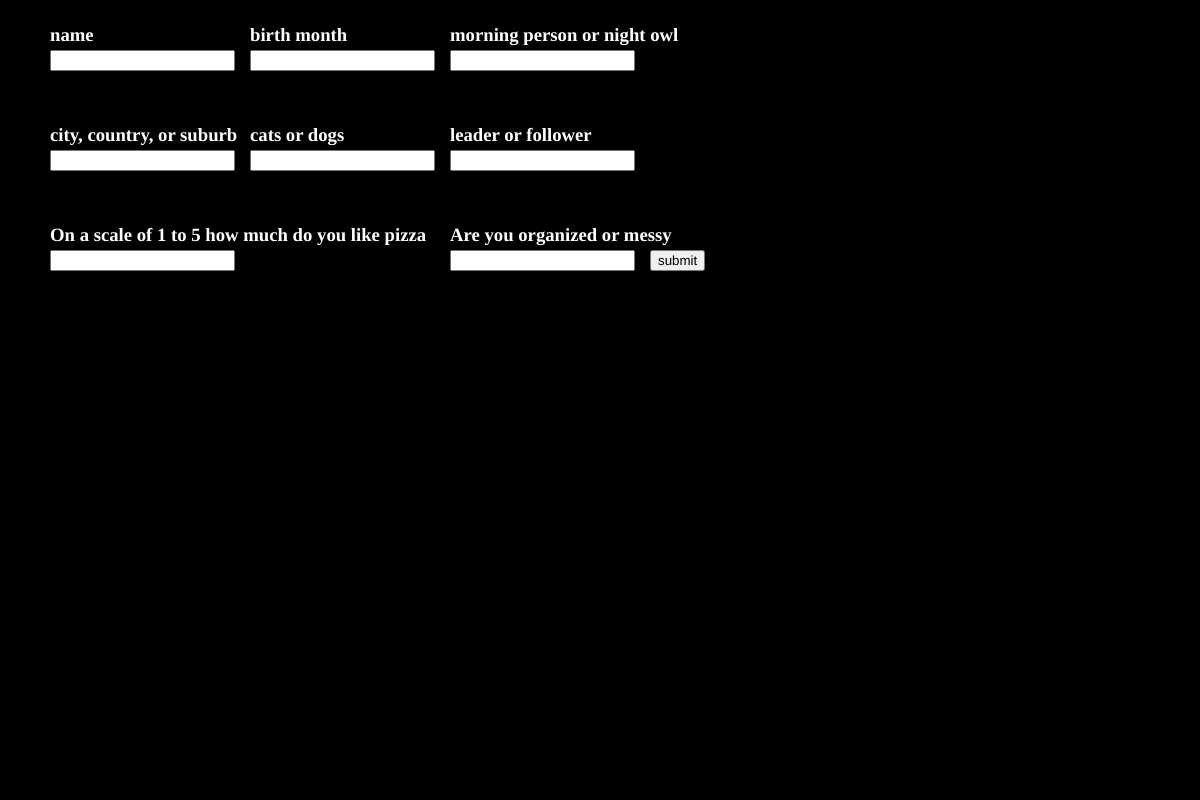
Frame 1 (no input)
Frame 60 (no input): identical to frame 1, image omitted
Frame 120 (the mouse pressed at the canvas centre since frame 60): identical to frame 1, image omitted

The p5.js sketch that drew this single still picture (run headless with seeded random() and noise() and a simulated clock; from frame 60 on, the mouse is pressed at the canvas centre):

// p5.js sketch
// ── sketch.js
let name, month, day, live, pet, lead, pizza, organized;

let nInput, mInput, dInput,lInput, pInput, leaderInput, pizzaInput, oInput;

let submit;

let winterP1 = '#2be7d9';
let winterP2 = '#2e34da';

let winterB1 = '#1ca7fc';
let winterB2 = '#166ffb';

let springY1 = '#fffb37';
let springY2 = '#ae15ff';

let springO1 = '#ffac06';
let springO2 = '#62f962';

let summerB1 = '#4ef9c6';
let summerB2 = '#ff4e4e';

let summerR1 = '#fbff52';
let summerR2 = '#0098ff';

let fallR1 = '#feb313';
let fallR2 = '#be25f4';

let fallP1 = '#ff3911';
let fallP2 = '#760cd8';

let seasonColor, dayColor, leadColor1, leadColor2;

let space;

nameleftTop=new Array();
nameleftBottom=new Array();
namerightTop=new Array();
namerightBottom=new Array();

let bg = [];

function setup() {
  createCanvas(1200, 800);
    
    background(0);
    
    name = createElement('h3', 'name');
    name.position(50, 5);
    name.style('color', 'white');
    
    nInput = createInput();
    nInput.position(50, 50);
    
    name = createElement('h3', 'birth month');
    name.position(250, 5);
    name.style('color', 'white');
   
    mInput = createInput();
    mInput.position(250, 50);
    
    name = createElement('h3', 'morning person or night owl');
    name.position(450, 5);
    name.style('color', 'white');
    
    dInput = createInput();
    dInput.position(450, 50);
    
    live = createElement('h3', 'city, country, or suburb');
    live.position(50, 105);
    live.style('color', 'white');
    
    lInput = createInput();
    lInput.position(50, 150);
    
    pet = createElement('h3', 'cats or dogs');
    pet.position(250, 105);
    pet.style('color', 'white');
    
    pInput = createInput();
    pInput.position(250, 150);
	
	lead=createElement('h3', 'leader or follower');
	lead.position(450, 105);
	lead.style('color', 'white');
	
	leaderInput=createInput();
	leaderInput.position(450,150);
	
	pizza=createElement('h3', 'On a scale of 1 to 5 how much do you like pizza');
	pizza.position(50, 205);
	pizza.style('color', 'white');
	
	pizzaInput=createInput();
	pizzaInput.position(50,250);
	
	pizza=createElement('h3', 'Are you organized or messy');
	pizza.position(450, 205);
	pizza.style('color', 'white');
	
	oInput=createInput();
	oInput.position(450,250);
    
    submit = createButton('submit');
    submit.position(650, 250);
    submit.mousePressed(show);
}

function draw() {
    
}

// shows results when 'submit' is pressed
function show() {
    console.log('submit');
    
    let season = mInput.value();
    
    let moodtime = dInput.value();
    
    if (season=="september" || season=="october" || season=="november") {
        //background(hexWithAlpha('#ff3911'));
        
        seasonColor = "#DC7700";
    }
    if (season=="december" || season=="january" || season=="february") {
        //background(hexWithAlpha('#745cfb'));
        
        seasonColor = "#FFFE00";
    }
    if (season=="march" || season=="april" || season=="may") {
        //background(hexWithAlpha('#ae15ff'));
        
        seasonColor = "#EF1DE0";
    }
    if (season=="june" || season=="july" || season=="august") {
        //background(hexWithAlpha('#ff4e4e'));
        
        seasonColor = "#72F2E6";
    }
    proximity();
    scales();
	leader();
	mood();
	nameshape();
	pizzacircle();
}
function pizzacircle(){
	var pizzanumber=pizzaInput.value();
	var organized=oInput.value();
	let pizzadistance=pizzanumber*10;
	var centerwidth=width/2;
	var centerheight=height/2;
	noFill();
	stroke(255, 255, 255);
	for(var i=0; i<=pizzanumber; i++)
		{
			if(organized=="organized")
				{
				circle(centerwidth, centerheight-(i*pizzadistance), 100); //top
				circle(centerwidth-(i*pizzadistance), centerheight, 100); //right
    			circle(centerwidth, centerheight+(i*pizzadistance), 100); //bottom
    			circle(centerwidth+(i*pizzadistance), centerheight, 100); //left
				circle(centerwidth+(i*pizzadistance), centerheight+(i*pizzadistance), 100); //left-bottom
				circle(centerwidth+(i*pizzadistance), centerheight-(i*pizzadistance), 100); //left-top
				circle(centerwidth-(i*pizzadistance), centerheight+(i*pizzadistance), 100); //right-bottom
				circle(centerwidth-(i*pizzadistance), centerheight-(i*pizzadistance), 100); //right-top
				}
			else if(organized=="messy")
				{
				console.log(nameleftTop[i]);
				circle(centerwidth, centerheight-(i*pizzadistance), nameleftTop[i]); //top
				circle(centerwidth-(i*pizzadistance), centerheight, nameleftBottom[i]); //right
    			circle(centerwidth, centerheight+(i*pizzadistance), namerightTop[i]); //bottom
    			circle(centerwidth+(i*pizzadistance), centerheight, namerightBottom[i]); //left
				circle(centerwidth+(i*pizzadistance), centerheight+(i*pizzadistance), nameleftTop[i]); //left-bottom
				circle(centerwidth+(i*pizzadistance), centerheight-(i*pizzadistance), nameleftBottom[i]); //left-top
				circle(centerwidth-(i*pizzadistance), centerheight+(i*pizzadistance), namerightTop[i]); //right-bottom
				circle(centerwidth-(i*pizzadistance), centerheight-(i*pizzadistance), namerightBottom[i]); //right-top
				}
		}
}
function leader(){
	let lead=leaderInput.value();
	if(lead=="follower"){
		leadColor1="#72F2E6";
		leadColor2="#C4B6FC";
	} else if(lead=="leader"){
		leadColor1="#7200EE";
		leadColor2="#1000E3";
	}
}
function nameshape(){
	var name=nInput.value();
	var namecount=name.length;
	var nametwo;
	for (i=1; i<name.length; i++)
		{
			nametwo=nametwo+name.charAt(i);
		}
	nametwo=nametwo+name.charAt(0);
	var half;
	var heighthalf
	var fraction;
	var heightfraction;
	var fractionTimes;
	var heightfractionTimes;
	var rightside;
	var bottomside;
	for(i=0; i<name.length; i++)
		{
			if(name.charAt(i)=='a')
				{
					half=width/2;
					fraction=half/26;
					nameleftTop.push(fraction);
					rightside=width-fraction;
					namerightBottom.push(rightside);
				}
			if(nametwo.charAt(i)=='a')
				{
					heighthalf=height/2;
					heightfraction=heighthalf/26;
					namerightTop.push(heightfraction);
					bottomside=height-heightfraction;
					nameleftBottom.push(bottomside);
				}
			if(name.charAt(i)=='b')
				{
					half=width/2;
					fraction=half/26;
					fractionTimes=fraction*2;
					nameleftTop.push(fractionTimes);
					rightside=width-fractionTimes;
					namerightBottom.push(rightside);
				}
			if(nametwo.charAt(i)=='b')
				{
					heighthalf=height/2;
					heightfraction=heighthalf/26;
					heightfractionTimes=heightfraction*2;
					namerightTop.push(heightfractionTimes);
					bottomside=height-heightfractionTimes;
					nameleftBottom.push(bottomside);
				}
			if(name.charAt(i)=='c')
				{
					half=width/2;
					fraction=half/26;
					fractionTimes=fraction*3;
					nameleftTop.push(fractionTimes);
					rightside=width-fractionTimes;
					namerightBottom.push(rightside);
				}
			if(nametwo.charAt(i)=='c')
				{
					heighthalf=height/2;
					heightfraction=heighthalf/26;
					heightfractionTimes=heightfraction*3;
					namerightTop.push(heightfractionTimes);
					bottomside=height-heightfractionTimes;
					nameleftBottom.push(bottomside);
				}
			if(name.charAt(i)=='d')
				{
					half=width/2;
					fraction=half/26;
					fractionTimes=fraction*4;
					nameleftTop.push(fractionTimes);
					rightside=width-fractionTimes;
					namerightBottom.push(rightside);
				}
			if(nametwo.charAt(i)=='d')
				{
					heighthalf=height/2;
					heightfraction=heighthalf/26;
					heightfractionTimes=heightfraction*4
					namerightTop.push(heightfractionTimes);
					bottomside=height-heightfractionTimes;
					nameleftBottom.push(bottomside);
				}
			if(name.charAt(i)=='e')
				{
					half=width/2;
					fraction=half/26;
					fractionTimes=fraction*5;
					nameleftTop.push(fractionTimes);
					rightside=width-fractionTimes;
					namerightBottom.push(rightside);
				}
			if(nametwo.charAt(i)=='e')
				{
					heighthalf=height/2;
					heightfraction=heighthalf/26;
					heightfractionTimes=heightfraction*5;
					namerightTop.push(heightfractionTimes);
					bottomside=height-heightfractionTimes;
					nameleftBottom.push(bottomside);
				}
			if(name.charAt(i)=='f')
				{
					half=width/2;
					fraction=half/26;
					fractionTimes=fraction*6;
					nameleftTop.push(fractionTimes);
					rightside=width-fractionTimes;
					namerightBottom.push(rightside);
				}
			if(nametwo.charAt(i)=='f')
				{
					heighthalf=height/2;
					heightfraction=heighthalf/26;
					heightfractionTimes=heightfraction*6;
					namerightTop.push(heightfractionTimes);
					bottomside=height-heightfractionTimes;
					nameleftBottom.push(bottomside);
				}
			if(name.charAt(i)=='g')
				{
					half=width/2;
					fraction=half/26;
					fractionTimes=fraction*7;
					nameleftTop.push(fractionTimes);
					rightside=width-fractionTimes;
					namerightBottom.push(rightside);
				}
			if(nametwo.charAt(i)=='g')
				{
					heighthalf=height/2;
					heightfraction=heighthalf/26;
					heightfractionTimes=heightfraction*7;
					namerightTop.push(heightfractionTimes);
					bottomside=height-heightfractionTimes;
					nameleftBottom.push(bottomside);
				}
			if(name.charAt(i)=='h')
				{
					half=width/2;
					fraction=half/26;
					fractionTimes=fraction*8;
					nameleftTop.push(fractionTimes);
					rightside=width-fractionTimes;
					namerightBottom.push(rightside);
				}
			if(nametwo.charAt(i)=='h')
				{
					heighthalf=height/2;
					heightfraction=heighthalf/26;
					heightfractionTimes=heightfraction*8;
					namerightTop.push(heightfractionTimes);
					bottomside=height-heightfractionTimes;
					nameleftBottom.push(bottomside);
				}
			if(name.charAt(i)=='i')
				{
					half=width/2;
					fraction=half/26;
					fractionTimes=fraction*9;
					nameleftTop.push(fractionTimes);
					rightside=width-fractionTimes;
					namerightBottom.push(rightside);
				}
			if(nametwo.charAt(i)=='i')
				{
					heighthalf=height/2;
					heightfraction=heighthalf/26;
					heightfractionTimes=heightfraction*9;
					namerightTop.push(heightfractionTimes);
					bottomside=height-heightfractionTimes;
					nameleftBottom.push(bottomside);
				}
			if(name.charAt(i)=='j')
				{
					half=width/2;
					fraction=half/26;
					fractionTimes=fraction*10;
					nameleftTop.push(fractionTimes);
					rightside=width-fractionTimes;
					namerightBottom.push(rightside);
				}
			if(nametwo.charAt(i)=='j')
				{
					heighthalf=height/2;
					heightfraction=heighthalf/26;
					heightfractionTimes=heightfraction*10;
					namerightTop.push(heightfractionTimes);
					bottomside=height-heightfractionTimes;
					nameleftBottom.push(bottomside);
				}
			if(name.charAt(i)=='k')
				{
					half=width/2;
					fraction=half/26;
					fractionTimes=fraction*11;
					nameleftTop.push(fractionTimes);
					rightside=width-fractionTimes;
					namerightBottom.push(rightside);
				}
			if(nametwo.charAt(i)=='k')
				{
					heighthalf=height/2;
					heightfraction=heighthalf/26;
					heightfractionTimes=heightfraction*11;
					namerightTop.push(heightfractionTimes);
					bottomside=height-heightfractionTimes;
					nameleftBottom.push(bottomside);
				}
			if(name.charAt(i)=='l')
				{
					half=width/2;
					fraction=half/26;
					fractionTimes=fraction*12;
					nameleftTop.push(fractionTimes);
					rightside=width-fractionTimes;
					namerightBottom.push(rightside);
				}
			if(nametwo.charAt(i)=='l')
				{
					heighthalf=height/2;
					heightfraction=heighthalf/26;
					heightfractionTimes=heightfraction*12;
					namerightTop.push(heightfractionTimes);
					bottomside=height-heightfractionTimes;
					nameleftBottom.push(bottomside);
				}
			if(name.charAt(i)=='m')
				{
					half=width/2;
					fraction=half/26;
					fractionTimes=fraction*13;
					nameleftTop.push(fractionTimes);
					rightside=width-fractionTimes;
					namerightBottom.push(rightside);
				}
			if(nametwo.charAt(i)=='m')
				{
					heighthalf=height/2;
					heightfraction=heighthalf/26;
					heightfractionTimes=heightfraction*13;
					namerightTop.push(heightfractionTimes);
					bottomside=height-heightfractionTimes;
					nameleftBottom.push(bottomside);
				}
			if(name.charAt(i)=='n')
				{
					half=width/2;
					fraction=half/26;
					fractionTimes=fraction*14;
					nameleftTop.push(fractionTimes);
					rightside=width-fractionTimes;
					namerightBottom.push(rightside);
				}
			if(nametwo.charAt(i)=='n')
				{
					heighthalf=height/2;
					heightfraction=heighthalf/26;
					heightfractionTimes=heightfraction*14;
					namerightTop.push(heightfractionTimes);
					bottomside=height-heightfractionTimes;
					nameleftBottom.push(bottomside);
				}
			if(name.charAt(i)=='o')
				{
					half=width/2;
					fraction=half/26;
					fractionTimes=fraction*15;
					nameleftTop.push(fractionTimes);
					rightside=width-fractionTimes;
					namerightBottom.push(rightside);
				}
			if(nametwo.charAt(i)=='o')
				{
					heighthalf=height/2;
					heightfraction=heighthalf/26;
					heightfractionTimes=heightfraction*15;
					namerightTop.push(heightfractionTimes);
					bottomside=height-heightfractionTimes;
					nameleftBottom.push(bottomside);
				}
			if(name.charAt(i)=='p')
				{
					half=width/2;
					fraction=half/26;
					fractionTimes=fraction*16;
					nameleftTop.push(fractionTimes);
					rightside=width-fractionTimes;
					namerightBottom.push(rightside);
				}
			if(nametwo.charAt(i)=='p')
				{
					heighthalf=height/2;
					heightfraction=heighthalf/26;
					heightfractionTimes=heightfraction*16;
					namerightTop.push(heightfractionTimes);
					bottomside=height-heightfractionTimes;
					nameleftBottom.push(bottomside);
				}
			if(name.charAt(i)=='q')
				{
					half=width/2;
					fraction=half/26;
					fractionTimes=fraction*17;
					nameleftTop.push(fractionTimes);
					rightside=width-fractionTimes;
					namerightBottom.push(rightside);
				}
			if(nametwo.charAt(i)=='q')
				{
					heighthalf=height/2;
					heightfraction=heighthalf/26;
					heightfractionTimes=heightfraction*17;
					namerightTop.push(heightfractionTimes);
					bottomside=height-heightfractionTimes;
					nameleftBottom.push(bottomside);
				}
			if(name.charAt(i)=='r')
				{
					half=width/2;
					fraction=half/26;
					fractionTimes=fraction*18;
					nameleftTop.push(fractionTimes);
					rightside=width-fractionTimes;
					namerightBottom.push(rightside);
				}
			if(nametwo.charAt(i)=='r')
				{
					heighthalf=height/2;
					heightfraction=heighthalf/26;
					heightfractionTimes=heightfraction*18;
					namerightTop.push(heightfractionTimes);
					bottomside=height-heightfractionTimes;
					nameleftBottom.push(bottomside);
				}
			if(name.charAt(i)=='s')
				{
					half=width/2;
					fraction=half/26;
					fractionTimes=fraction*19;
					nameleftTop.push(fractionTimes);
					rightside=width-fractionTimes;
					namerightBottom.push(rightside);
				}
			if(nametwo.charAt(i)=='s')
				{
					heighthalf=height/2;
					heightfraction=heighthalf/26;
					heightfractionTimes=heightfraction*19;
					namerightTop.push(heightfractionTimes);
					bottomside=height-heightfractionTimes;
					nameleftBottom.push(bottomside);
				}
			if(name.charAt(i)=='t')
				{
					half=width/2;
					fraction=half/26;
					fractionTimes=fraction*20;
					nameleftTop.push(fractionTimes);
					rightside=width-fractionTimes;
					namerightBottom.push(rightside);
				}
			if(nametwo.charAt(i)=='t')
				{
					heighthalf=height/2;
					heightfraction=heighthalf/26;
					heightfractionTimes=heightfraction*20;
					namerightTop.push(heightfractionTimes);
					bottomside=height-heightfractionTimes;
					nameleftBottom.push(bottomside);
				}
			if(name.charAt(i)=='u')
				{
					half=width/2;
					fraction=half/26;
					fractionTimes=fraction*21;
					nameleftTop.push(fractionTimes);
					rightside=width-fractionTimes;
					namerightBottom.push(rightside);
				}
			if(nametwo.charAt(i)=='u')
				{
					heighthalf=height/2;
					heightfraction=heighthalf/26;
					heightfractionTimes=heightfraction*21;
					namerightTop.push(heightfractionTimes);
					bottomside=height-heightfractionTimes;
					nameleftBottom.push(bottomside);
				}
			if(name.charAt(i)=='v')
				{
					half=width/2;
					fraction=half/26;
					fractionTimes=fraction*22;
					nameleftTop.push(fractionTimes);
					rightside=width-fractionTimes;
					namerightBottom.push(rightside);
				}
			if(nametwo.charAt(i)=='v')
				{
					heighthalf=height/2;
					heightfraction=heighthalf/26;
					heightfractionTimes=heightfraction*22;
					namerightTop.push(heightfractionTimes);
					bottomside=height-heightfractionTimes;
					nameleftBottom.push(bottomside);
				}
			if(name.charAt(i)=='w')
				{
					half=width/2;
					fraction=half/26;
					fractionTimes=fraction*23;
					nameleftTop.push(fractionTimes);
					rightside=width-fractionTimes;
					namerightBottom.push(rightside);
				}
			if(nametwo.charAt(i)=='w')
				{
					heighthalf=height/2;
					heightfraction=heighthalf/26;
					heightfractionTimes=heightfraction*23;
					namerightTop.push(heightfractionTimes);
					bottomside=height-heightfractionTimes;
					nameleftBottom.push(bottomside);
				}
			if(name.charAt(i)=='x')
				{
					half=width/2;
					fraction=half/26;
					fractionTimes=fraction*24;
					nameleftTop.push(fractionTimes);
					rightside=width-fractionTimes;
					namerightBottom.push(rightside);
				}
			if(nametwo.charAt(i)=='x')
				{
					heighthalf=height/2;
					heightfraction=heighthalf/26;
					heightfractionTimes=heightfraction*24;
					namerightTop.push(heightfractionTimes);
					bottomside=height-heightfractionTimes;
					nameleftBottom.push(bottomside);
				}
			if(name.charAt(i)=='y')
				{
					half=width/2;
					fraction=half/26;
					fractionTimes=fraction*25;
					nameleftTop.push(fractionTimes);
					rightside=width-fractionTimes;
					namerightBottom.push(rightside);
				}
			if(nametwo.charAt(i)=='y')
				{
					heighthalf=height/2;
					heightfraction=heighthalf/26;
					heightfractionTimes=heightfraction*25;
					namerightTop.push(heightfractionTimes);
					bottomside=height-heightfractionTimes;
					nameleftBottom.push(bottomside);
				}
			if(name.charAt(i)=='z')
				{
					half=width/2;
					fraction=half/26;
					fractionTimes=fraction*26;
					nameleftTop.push(fractionTimes);
					rightside=width-fractionTimes;
					namerightBottom.push(rightside);
				}
			if(nametwo.charAt(i)=='z')
				{
					heighthalf=height/2;
					heightfraction=heighthalf/26;
					heightfractionTimes=heightfraction*26;
					namerightTop.push(heightfractionTimes);
					bottomside=height-heightfractionTimes;
					nameleftBottom.push(bottomside);
				}
		}
	for(var j=0; j<=nameleftTop.length; j++)
		{
			if(j%2==0)
				{
					fill(leadColor2);
				}
			else
			    {
					fill(leadColor1);
			    }
			push();
			polygon(nameleftTop[j],namerightTop[j], dayColor, namecount);
			polygon(namerightBottom[j],namerightTop[j], dayColor, namecount);
			polygon(nameleftTop[j],nameleftBottom[j], dayColor, namecount);
			polygon(namerightBottom[j],nameleftBottom[j], dayColor, namecount);
			pop();
		}
}
function mood() {
    let time = dInput.value();
    
    if (time == "morning person") {
        dayColor = 100;
    } else if (time == "night owl") {
        dayColor = 50;
    }
}

function proximity() {
    let answer = pInput.value();
    
    if (answer == "cats") {
        space = 100;
    } else if (answer == "dogs") {
        space = 25;
    } else if (answer == "both" || answer == "neither") {
        space = 50;
    }
}

function scales() {
    var shapes = lInput.value();
    let point;
    console.log('scales');
    
    stroke(0);
    fill(seasonColor);
    if (shapes == 'city') {
        point = 4;        
        push();
        for (var i = 0; i < width; i+=50) {
            for (var j = 0; j < height+100; j+=space) {
                if (j%100 == 0) {
                    let k = i+50;
                    polygon(k, j, 50, point);
                }
                else {
                    polygon(i, j, 50, point);
                }
            }
        }
        pop();
    }  
    else if (shapes == 'suburb') {
        point = 6;
        
        push();
        for (var i = 0; i < width; i+=50) {
            for (var j = 0; j < height+100; j+=space){
                if (j%100 == 0) {
                    let k = i+50;
                    polygon(k, j, 50, point);
                }
                else {
                    polygon(i, j, 50, point);
                }
            }
        }
        pop();
    } 
    else if (shapes == 'country') {
        push();
        console.log('country');
        for (var i = 0; i < width; i+=100) {
            for (var j = 0; j < height+100; j+=space) {
                if (j%100 == 0) {
                    circle(i+dayColor, j, 50);
                } else {
                    circle(i, j, 50);
                }
            }
        }
        pop();
    }
}

function polygon(x, y, r, p) {
    let angle = TWO_PI/p;
    beginShape();
    for (var i = 0; i < TWO_PI; i+=angle) {
        let sx = x + cos(i)*r;
        let sy = y + sin(i)*r;
        vertex(sx, sy);
    }
    endShape();
}

function circleGrid(x, y) {
    stroke(255);
    noFill();
    circle(x, y, 50);
}


function drawSquare(xCoord, yCoord, size, rotationAngle, from, to) {
	push();
	translate(xCoord, yCoord);
	angleMode(DEGREES);
	rotate(rotationAngle);
	for(var i = 0; i < size; i++) {
        noStroke();
        fill(lerpColor(color(from), color(to), (i/size)));
        rectMode(CORNER);
        rect(i-(size/2), 0-(size/2), 1, size);
    }
	pop();
}

function hexWithAlpha(hex, alpha) {
	var r = parseInt(hex.slice(1, 3), 16),
		g = parseInt(hex.slice(3, 5), 16),
		b = parseInt(hex.slice(5, 7), 16);

	if(alpha) {
		return "rgba(" + r + ", " + g + ", " + b + ", " + alpha + ")";
	} else {
		return "rgb(" + r + ", " + g + ", " + b + ")";
	}
}
